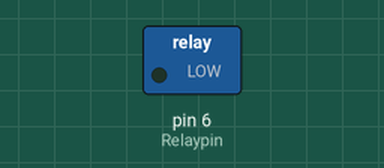
The sketch below on a simulated Arduino Uno, built with avr-gcc and run on an emulated ATmega328P. Parts: switched loads named in the sketch (green lamp = pin HIGH).

Above: at 1.5 s.
At 4.5 s:
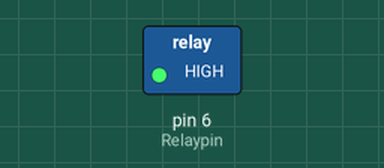
Timing chart, 0 to 7.8 s (numbered marks = the images above):
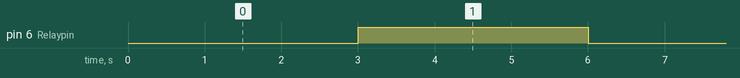

Measured:
- by itself, pin 6 (Relaypin): alternates HIGH for 3.0 s and LOW for 3.0 s

The sketch:

test_relay.ino
```cpp
#define Relaypin 6

void setup() {
  pinMode(Relaypin, OUTPUT);
  // put your setup code here, to run once:

}

void loop() {
  digitalWrite(Relaypin, LOW);
  delay(3000);
  digitalWrite(Relaypin, HIGH);
  delay(3000);

  // put your main code here, to run repeatedly:

}
```
